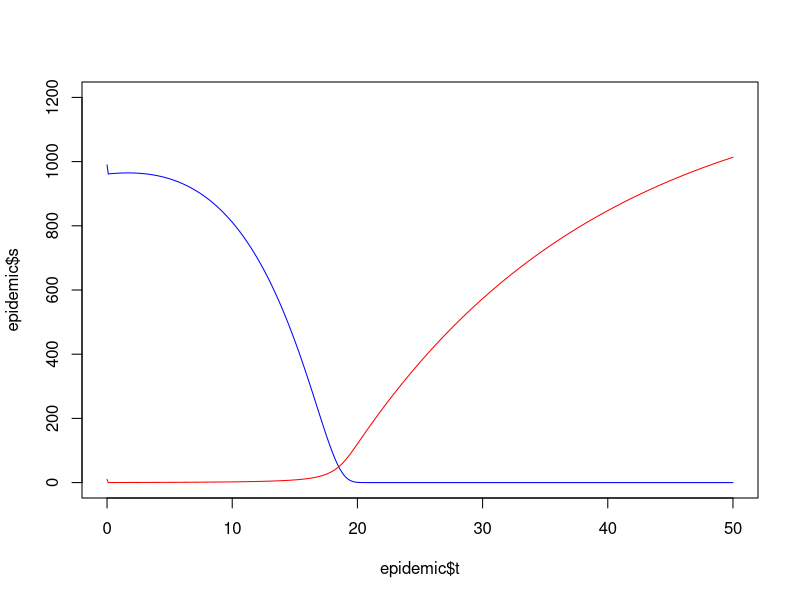

Write R code to recreate this figure.

simulate_zombies <- function(delta, zeta, beta, alpha, pi, time_horizon, dt){
  
  # delta: background (non-zombie related) death rate
  # zeta: zombie resurrection rate
  # beta: zombie transmission rate
  # alpha: zombie destruction rate
  # pi: birth rate
  # time_horizon: length of time to run dynamics
  # dt: time-step for numerical solutions
  
  N <- 1000             # total population
  n <- time_horizon/dt
  c <- 0.1              # human/zombie contact probability
  
  s <- rep(0, n+1)
  z <- rep(0, n+1)
  r <- rep(0, n+1)
  
  # Initial conditions
  z[1] <- 10
  s[1] <- N - z[1]
  r[1] <- 0
  t <- seq(0, time_horizon, dt)
  
  # Define model dynamics (ODEs) and solve by Euler's method
  for (i in 1:n){
    
    s[i+1] <- s[i] + dt*(pi*s[i] - beta*s[i]*z[i]*c - delta*s[i])
    z[i+1] <- z[i] + dt*((beta - alpha)*s[i]*z[i]*c + zeta*r[i])
    r[i+1] <- r[i] + dt*(alpha*s[i]*z[i]*c + delta*s[i] - zeta*r[i])
    
    if (s[i] < 0){
      s[i:n+1] <- 0
      for (j in i:n){
        z[j+1] <- z[j] + dt*(zeta*r[j])
        r[j+1] <- r[j] + dt*(-zeta*r[j])
        if (r[j] < 0){
          r[j:n+1] <- 0
          z[j:n+1] <- z[j]
        }
      }
      break
    }
    
    if (z[i] < 0){
      z[i+1] <- dt(zeta*r[i])
      s[i+1] <- s[i] + dt((pi - delta)*s[i])
      r[i+1] <- r[i] + dt(delta*s[i] - zeta*r[i])
    }
    if (r[i] < 0){
      z[i+1] <- z[i] + dt*((beta - alpha)*s[i]*z[i]*c)
      r[i+1] <- dt*(alpha*s[i]*z[i]*c + delta*s[i])
      break
    }
  }
  
  return(list('s'=s, 'z'=z, 'r'=r, 't'=t))
}

epidemic <- simulate_zombies(0.01, 0.05, 0.3, 0.4, 0.02, 50, 0.1)
plot(epidemic$t, epidemic$s, ylim=c(0,1200), type='l', col='blue')
lines(epidemic$t, epidemic$z, col='red')
